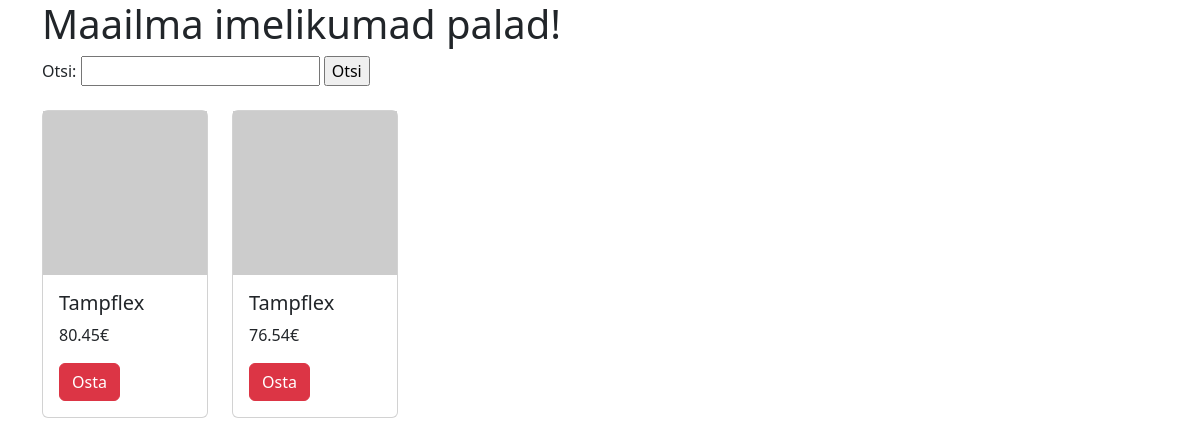
The app's page /phpmysql/index.php?s=Tampflex with its own data.
### tables this page shows
CREATE TABLE `albumid` (
  `id` int(10) NOT NULL,
  `artist` varchar(255) NOT NULL,
  `album` varchar(255) NOT NULL,
  `aasta` year(4) NOT NULL,
  `hind` decimal(6,2) NOT NULL
);

### phpmysql/index.php (the view, shortened to what this page needs)
<?php include("config.php"); ?>
<!doctype html>
<html lang="et">
  <head>
    <link href="https://cdn.jsdelivr.net/npm/bootstrap@5.3.3/dist/css/bootstrap.min.css" rel="stylesheet">
  </head>
  <body>
    <div class="container">
    <h1>Maailma imelikumad palad!</h1>
    <form action="" method="get">
        Otsi: <input type="text" name="s">
        <input type="submit" value="Otsi">
    </form>
<div class="row row-cols-1 row-cols-md-6 g-4 pt-4">
      <?php
    if (!empty($_GET["s"])) {
        $s = $_GET["s"];
        $paring = 'SELECT album, hind FROM albumid WHERE album LIKE "%'.$s.'%" ';
    } else {
        $paring = " SELECT album, hind FROM albumid ORDER BY artist ASC LIMIT 10";
    }
        $valjund = mysqli_query($yhendus, $paring);
        while($rida = mysqli_fetch_assoc($valjund)){
            echo '
            <div class="col">
                <div class="card">
                <img src="https://picsum.photos/400/400" alt="pildike">
                <div class="card-body">
                    <h5 class="card-title">'.$rida['album'].'</h5>
                    <p class="card-text">'.$rida['hind'].'€</p>
                    <a href="#" class="btn btn-danger">Osta</a>
                </div>
                </div>
            </div>
            ';
        }
    ?>
</div>
   </div>
  </body>
</html>

### records on screen
albumid: album "Tampflex", hind "80.45"
albumid: album "Tampflex", hind "76.54"
